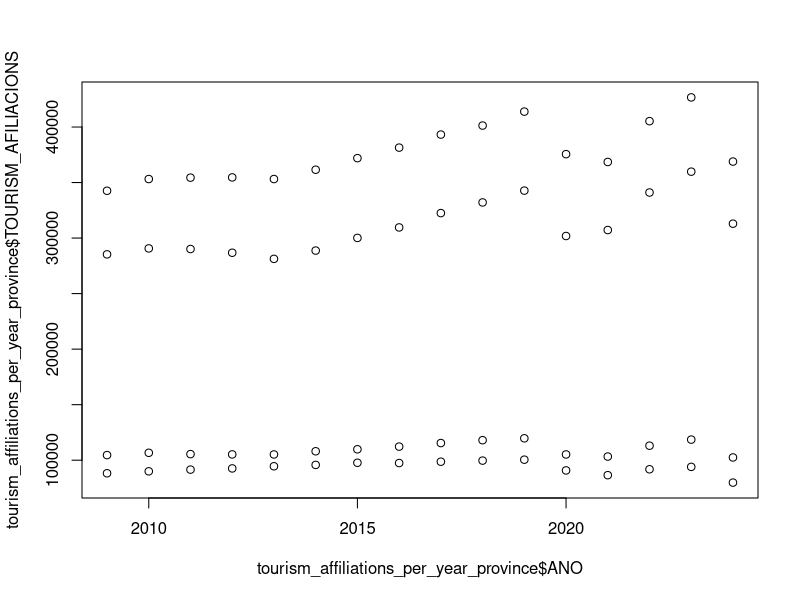

This figure's R source: (Note: this script raises an error after producing the figure.)
# Load necessary libraries
library(dplyr)
setwd("prep/TR/")
tourism_data <- read.csv("Empregoturismo_AFILIACIONS_Mes.csv")


#1.1: Define tourism-related categories
tourism_categories <- c(
  "Actividades de axencias de viaxes, operadores turísticos, servizos de reservas e actividades relacionadas con estes",
  "Servizos de aloxamento",
  "Servizos de comidas e bebidas"
)

# 1.2: Calculate the total affiliations per year and province
total_affiliations_per_year_province <- tourism_data %>%
  group_by(ANO, PROVINCIA) %>%
  summarise(TOTAL_AFILIACIONS = sum(as.numeric(AFILIACIONS), na.rm = TRUE), .groups = "drop")

# 1.3: Aggregate the specified categories per year and province
tourism_affiliations_per_year_province <- tourism_data %>%
  filter(RAMA %in% tourism_categories) %>%
  group_by(ANO, PROVINCIA) %>%
  summarise(TOURISM_AFILIACIONS = sum(as.numeric(AFILIACIONS), na.rm = TRUE), .groups = "drop")

      #Confirm Covid gap in employment
      plot(tourism_affiliations_per_year_province$ANO,tourism_affiliations_per_year_province$TOURISM_AFILIACIONS)

# 1.4: Merge the total affiliations and tourism affiliations datasets
result <- tourism_affiliations_per_year_province %>%
  left_join(total_affiliations_per_year_province, by = c("ANO", "PROVINCIA")) %>%
  mutate(PERCENT_TOURISM = (TOURISM_AFILIACIONS / TOTAL_AFILIACIONS) * 100)

# 1.5: Change column names to meet rgid

province_rgn_id <- data.frame(
  PROVINCIA = c("A Coruña", "Lugo", "Pontevedra", "Ourense"),
  rgn_id = c(1, 2, 3, 4)
)


# 1.6 Merge the result with province_rgn_id to include rgn_id
result_with_ids <- result %>%
  left_join(province_rgn_id, by = "PROVINCIA") %>%
  select(rgn_id, year = ANO, Ep = PERCENT_TOURISM) # Rename columns as required

tr_jobs_pct_tourism <- complete_data %>%
  left_join(result_with_ids, by = c("rgn_id", "year")) %>%
  mutate(Ep = ifelse(is.na(Ep), NA, Ep))

write.csv(tr_jobs_pct_tourism, "/Users/batume/Documents/R/OHI_GAL/region/layers/tr_jobs_pct_tourism.csv", row.names = FALSE)



